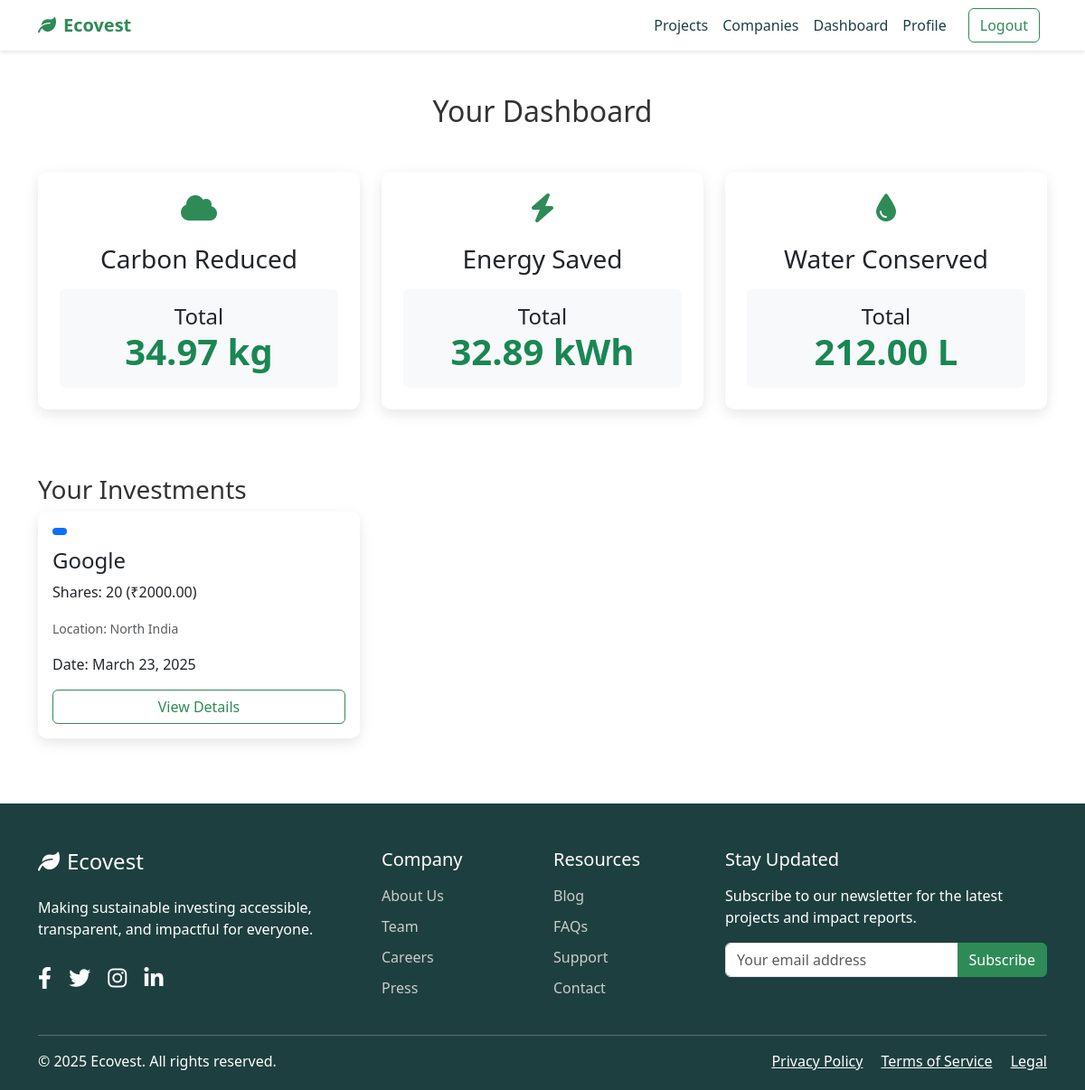
The page /users/dashboard/ (signed in) on the database as committed earlier.
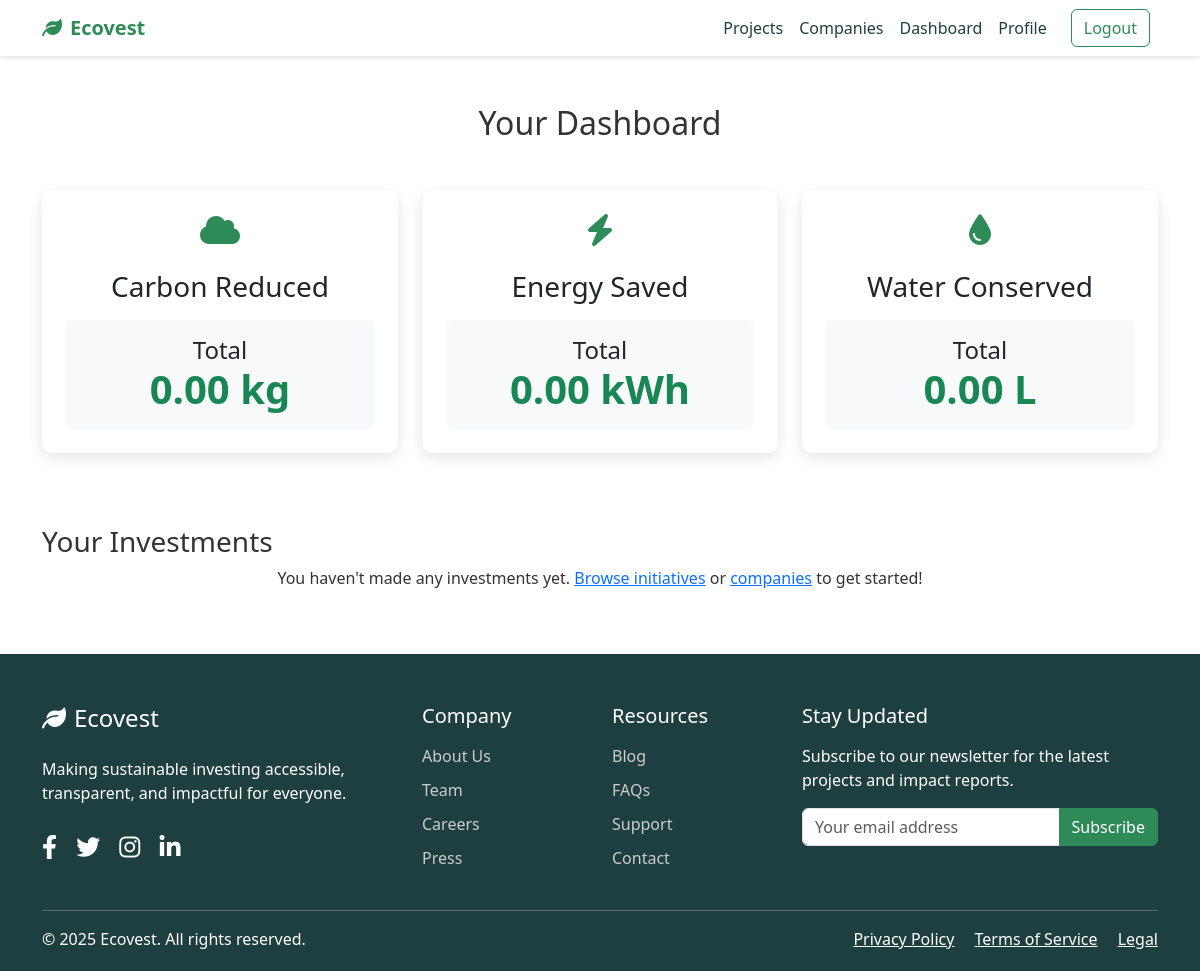
The same page on the database as committed later.
### investments/models.py (models this page shows, shortened)
class Investment(models.Model):
    user = models.ForeignKey(settings.AUTH_USER_MODEL, on_delete=models.CASCADE, related_name='investments')
    initiative = models.ForeignKey(Initiative, on_delete=models.CASCADE, null=True, blank=True, related_name='investments')
    company = models.ForeignKey(Company, on_delete=models.CASCADE, null=True, blank=True, related_name='investments')
    amount = models.DecimalField(max_digits=10, decimal_places=2)
    shares_purchased = models.PositiveIntegerField(default=0, help_text="Number of shares bought (for companies)")
    carbon_reduced = models.FloatField(default=0.0)
    energy_saved = models.FloatField(default=0.0)
    water_conserved = models.FloatField(default=0.0)
    created_at = models.DateTimeField(auto_now_add=True)

### initiatives/models.py (models this page shows, shortened)
class Company(models.Model):
    STATUS_CHOICES = [
        ('active', 'Active'),
        ('funded', 'Funded'),
        ('closed', 'Closed'),
    ]
    LOCATION_CHOICES = [
        ('North India', 'North India'),
        ('South India', 'South India'),
        ('East India', 'East India'),
        ('West India', 'West India'),
    ]
    name = models.CharField(max_length=200)
    description = models.TextField()
    categories = models.ManyToManyField(Category, related_name='companies')
    image = models.ImageField(upload_to='companies/', null=True, blank=True)
    total_shares = models.PositiveIntegerField(default=1000, help_text="Total shares available for purchase")
    shares_sold = models.PositiveIntegerField(default=0, help_text="Number of shares purchased")
    share_price = models.DecimalField(max_digits=10, decimal_places=2, default=100.00, help_text="Price per share in ₹")
    duration_months = models.PositiveIntegerField(default=12)
    company_scale = models.PositiveIntegerField(default=1, help_text="Scale of company (1=startup, 5=mid-size, 10=large)")
    location = models.CharField(max_length=50, choices=LOCATION_CHOICES, default='North India')
    status = models.CharField(max_length=20, choices=STATUS_CHOICES, default='active')
    created_at = models.DateTimeField(auto_now_add=True)
    updated_at = models.DateTimeField(auto_now=True)

### users/views.py (the view)
# urls.py: path('dashboard/', views.dashboard, name='dashboard'),
@login_required
def dashboard(request):
    totals = request.user.investments.aggregate(
        carbon_reduced_total=Sum('carbon_reduced'),
        energy_saved_total=Sum('energy_saved'),
        water_conserved_total=Sum('water_conserved')
    )
    context = {
        'user': request.user,
        'carbon_reduced_total': totals['carbon_reduced_total'] or 0,
        'energy_saved_total': totals['energy_saved_total'] or 0,
        'water_conserved_total': totals['water_conserved_total'] or 0,
    }
    return render(request, 'users/dashboard.html', context)

### users/templates/users/dashboard.html (shortened to what the changed rows need)
{% extends 'core/base.html' %}
{% block content %}
<section class="py-5">
    <div class="container">
        <h2 class="mb-5 text-center">Your Dashboard</h2>
        <div class="row">
            <div class="col-md-4 mb-4">
                <div class="card impact-card h-100">
                    <div class="card-body text-center p-4">
                        <div class="bg-light p-3 rounded mt-3">
                            <h4 class="mb-0">Total</h4>
                            <p class="display-6 fw-bold text-success mb-0">
                                {{ carbon_reduced_total|floatformat:2 }} kg
                            </p>
                        </div>
                    </div>
                </div>
            </div>
            <div class="col-md-4 mb-4">
                <div class="card impact-card h-100">
                    <div class="card-body text-center p-4">
                        <div class="bg-light p-3 rounded mt-3">
                            <h4 class="mb-0">Total</h4>
                            <p class="display-6 fw-bold text-success mb-0">
                                {{ energy_saved_total|floatformat:2 }} kWh
                            </p>
                        </div>
                    </div>
                </div>
            </div>
            <div class="col-md-4 mb-4">
                <div class="card impact-card h-100">
                    <div class="card-body text-center p-4">
                        <div class="bg-light p-3 rounded mt-3">
                            <h4 class="mb-0">Total</h4>
                            <p class="display-6 fw-bold text-success mb-0">
                                {{ water_conserved_total|floatformat:2 }} L
                            </p>
                        </div>
                    </div>
                </div>
            </div>
        </div>
        <h3 class="mt-5">Your Investments</h3>
        {% if user.investments.all %}
            <div class="row">
                {% for investment in user.investments.all %}
                    <div class="col-md-4 mb-4">
                        <div class="card project-card h-100">
                            <div class="card-body">
                                <span class="badge bg-primary mb-2">
                                </span>
                                <h4 class="card-title">
                                    {% if investment.initiative %}{{ investment.initiative.title }}
                                    {% elif investment.company %}{{ investment.company.name }}
                                    {% endif %}
                                </h4>
                                <p class="card-text">
                                    {% if investment.initiative %}Invested: ₹{{ investment.amount|floatformat:2 }}
                                    {% elif investment.company %}Shares: {{ investment.shares_purchased }} (₹{{ investment.amount|floatformat:2 }})
                                    {% endif %}
                                </p>
                                <p class="card-text text-muted">
                                    <small>
                                        Location: {% if investment.initiative %}{{ investment.initiative.location }}{% elif investment.company %}{{ investment.company.location }}{% endif %}
                                    </small>
                                </p>
                                <p class="card-text">Date: {{ investment.created_at|date:"F d, Y" }}</p>
                                <a href="{% if investment.initiative %}{% url 'initiative_detail' investment.initiative.id %}{% elif investment.company %}{% url 'company_detail' investment.company.id %}{% endif %}" class="btn btn-outline-primary w-100">View Details</a>
                            </div>
                        </div>
                    </div>
                {% endfor %}
            </div>
        {% else %}
            <p class="text-center">You haven't made any investments yet. <a href="{% url 'initiative_list' %}">Browse initiatives</a> or <a href="{% url 'company_list' %}">companies</a> to get started!</p>
        {% endif %}
    </div>
</section>
{% endblock %}

Rows that differ between the two databases and show on the page:
removed Investment: company.name "Google", shares_purchased "20", amount "2000.00", company.location "North India", created_at "March 23, 2025"
Other text that changed with them:
{{ carbon_reduced_total|floatformat:2 }}: "34.97" → "0.00"
{{ energy_saved_total|floatformat:2 }}: "32.89" → "0.00"
{{ water_conserved_total|floatformat:2 }}: "212.00" → "0.00"
text now shown: "You haven't made any investments yet. Browse initiatives or companies to get started!"
